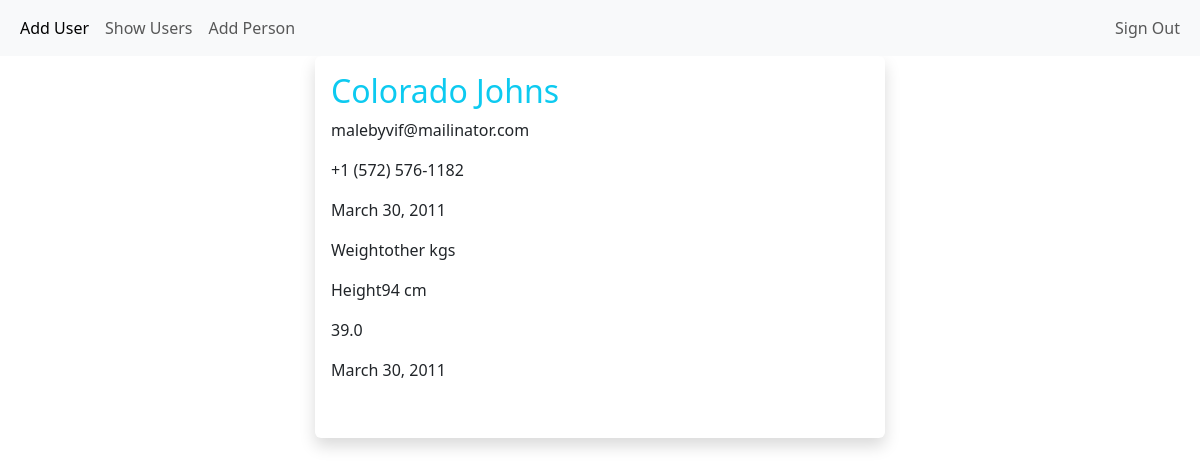
The page /details/3 (signed in) on the database its author committed.
### app_101/models.py (models this page shows)
class Person(models.Model):
    id = models.AutoField(primary_key=True)
    name = models.CharField(max_length=50)
    email = models.EmailField(max_length=50, unique=True)
    phone = models.CharField(max_length=20, unique=True)
    dob = models.DateField()
    weight = models.IntegerField(default=0)
    height = models.FloatField(default=1.6)
    gender = models.CharField(max_length=10, default="Male")
    salary=models.IntegerField(default=0)
    profile_pic=models.ImageField(upload_to="profile_pics", default="profile_pics/default.jpg")
    class Meta:
        db_table = 'people'

### app_101/views.py (the view)
# urls.py: path('details/<int:id>', views.details, name='details-page'),
@login_required
def details(request, id):
    person = Person.objects.get(id=id)
    return render(request, 'details.html', {'person': person})

### templates/details.html (shortened to what this page needs)
{% extends "master.html" %}
{% block content %}
    <div class="container">
        <div class="row justify-content-center">
            <div class="col-sm-6 shadow p-3 mb-5 bg-white rounded ">
                <h2 class="text-info">{{ person.name }}</h2>
                <p class="">{{ person.email }}</p>
                <p>{{ person.phone }}</p>
                <p>{{ person.dob }}</p>
                <p>Weight{{ person.gender }} kgs</p>
                <p>Height{{ person.weight }} cm</p>
                <p>{{ person.height }}</p>
                <p>{{ person.dob }}</p>
            </div>
        </div>
    </div>
{% endblock %}

### rows shown on the page
Person: name "Colorado Johns", email "malebyvif@mailinator.com", phone "+1 (572) 576-1182", dob "March 30, 2011", gender "other", weight "94", height "39.0"
